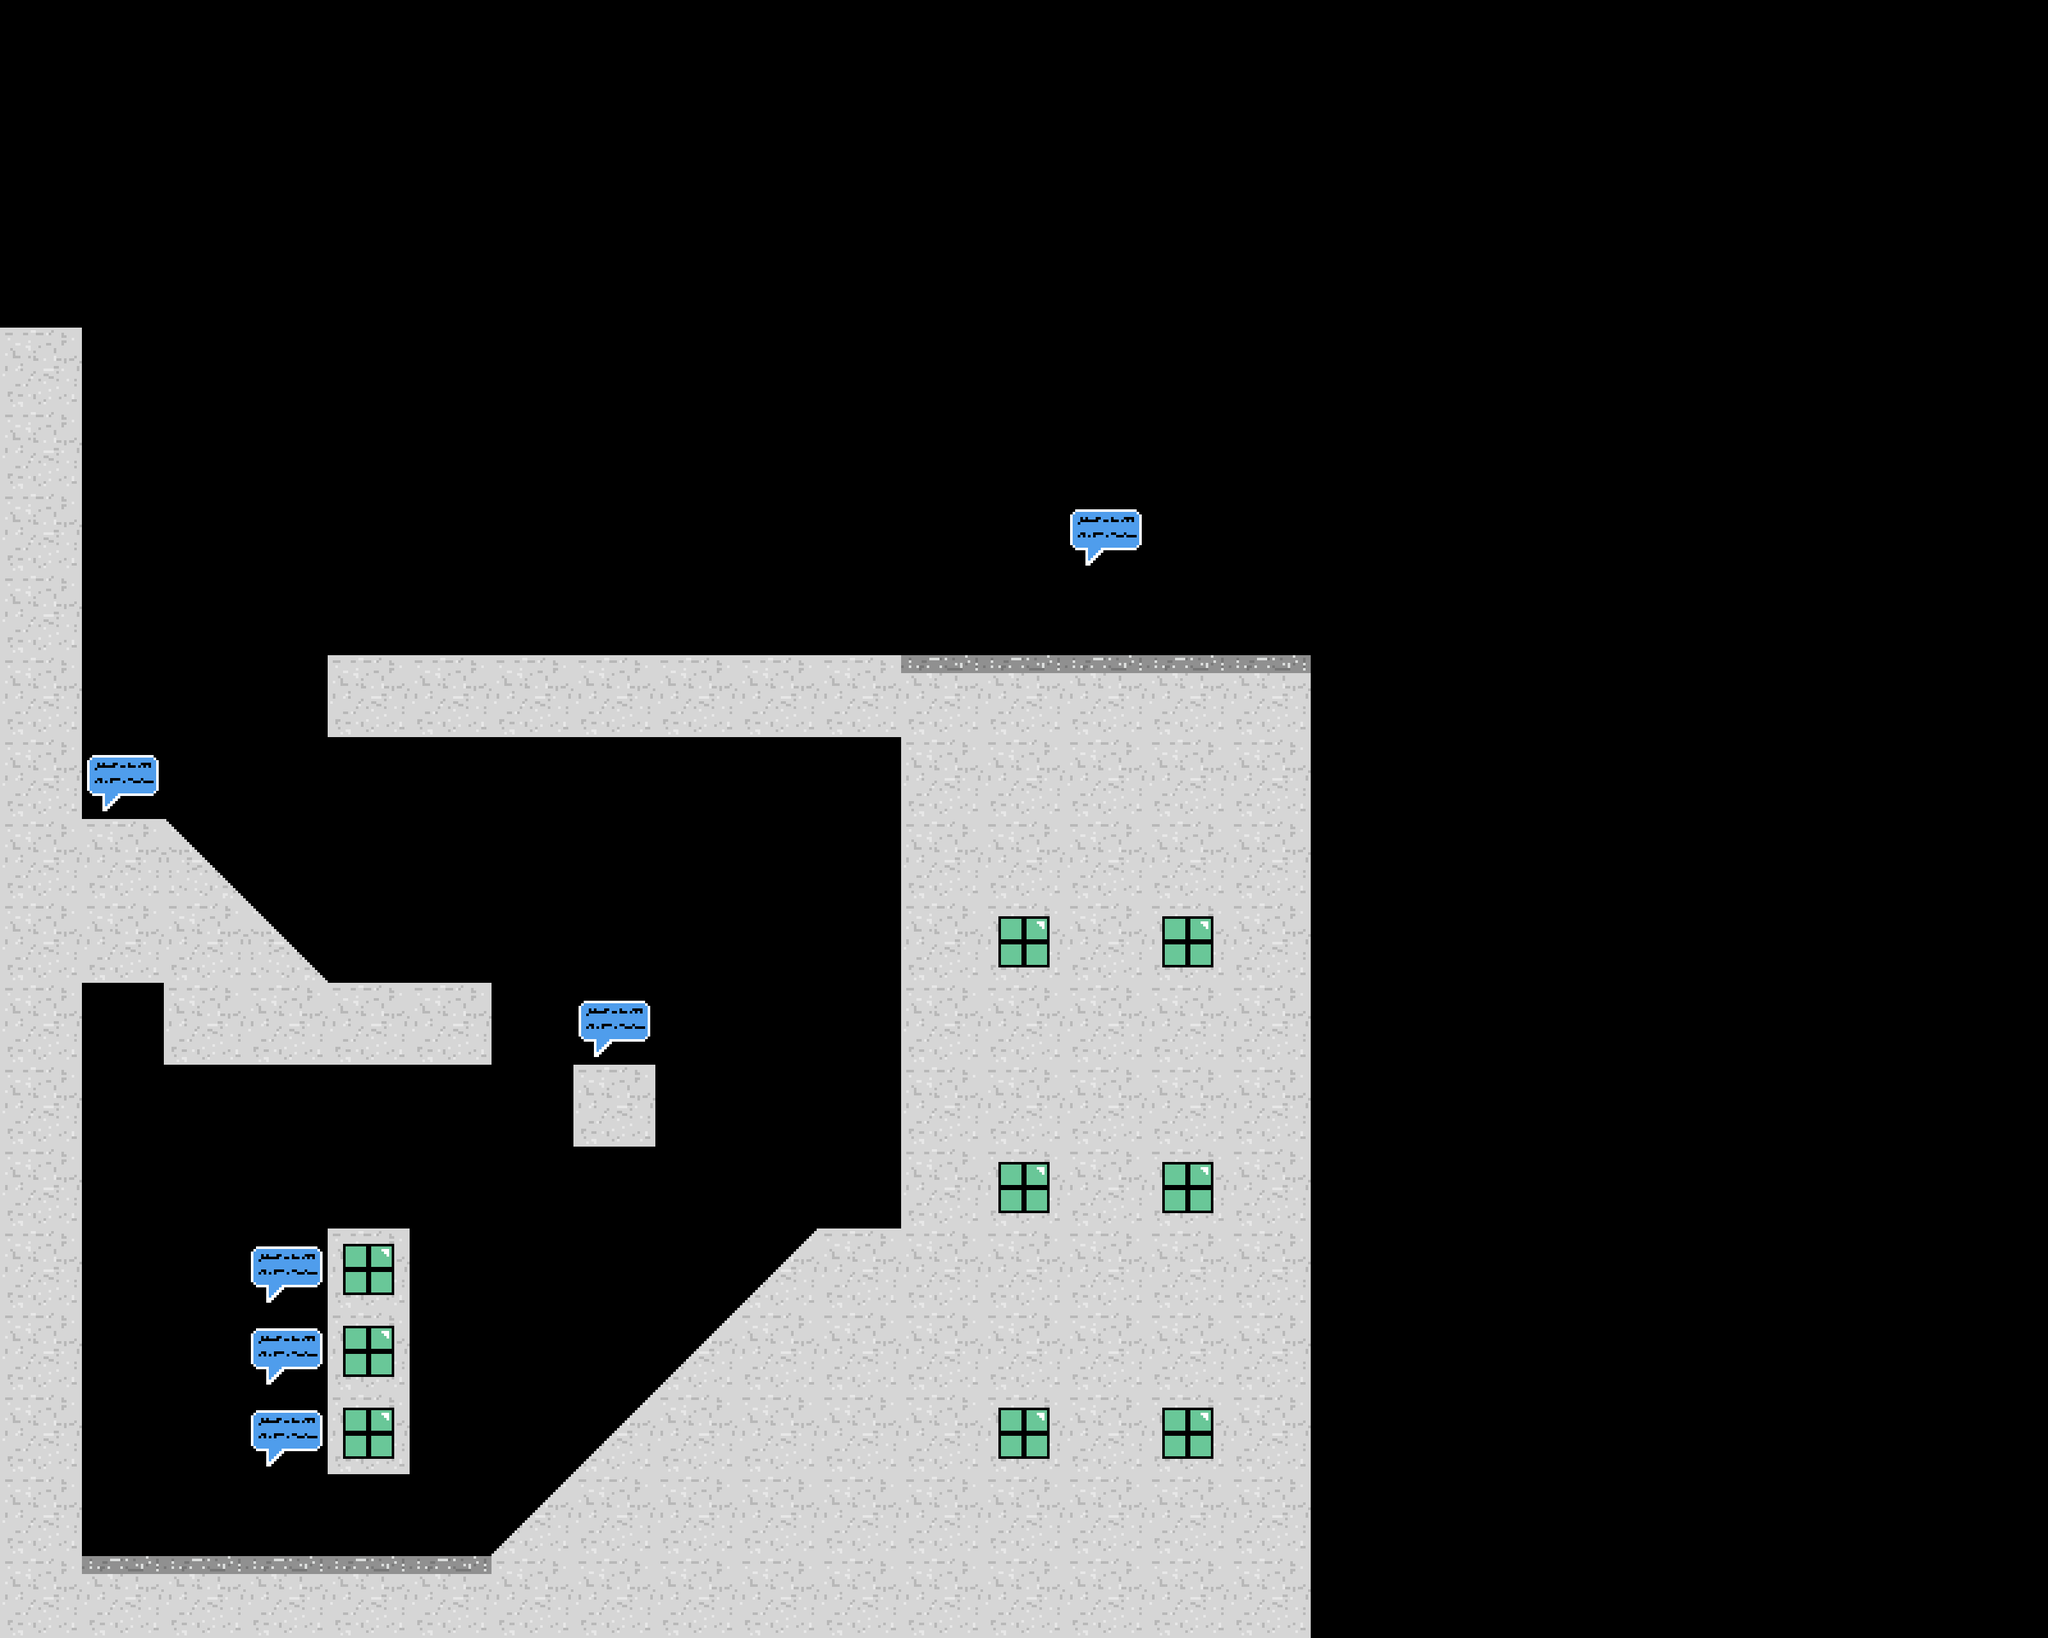

Below is a game level as drawn by its tile map, then a one-line description and the .tmx that defines it (tile-layer data replaced by summaries):
An orthogonal 25x20 tile map with 128x128 px tiles, 3 tile layers (Tweets, Damage, Platforms), 2 tilesets and 1 object.

<map version="1.2" tiledversion="1.3.2" orientation="orthogonal" renderorder="right-down" compressionlevel="0" width="25" height="20" tilewidth="128" tileheight="128" infinite="0" nextlayerid="4" nextobjectid="1">
 <editorsettings>
  <export target="level_one.tmx" format="tmx" />
 </editorsettings>
 <tileset firstgid="1" name="city_tiles" tilewidth="128" tileheight="128" tilecount="5" columns="0">
  <grid orientation="orthogonal" width="1" height="1" />
  <tile id="5">
   <image width="128" height="128" source="../images/tiles/concrete-window.png" />
   <objectgroup draworder="index" id="3">
    <object id="2" x="0" y="0" width="127.5" height="127.5" />
   </objectgroup>
  </tile>
  <tile id="6">
   <image width="128" height="128" source="../images/tiles/concrete-middle.png" />
  </tile>
  <tile id="7">
   <image width="128" height="128" source="../images/tiles/concrete-slant-left.png" />
  </tile>
  <tile id="8">
   <image width="128" height="128" source="../images/tiles/concrete-slant-right.png" />
  </tile>
  <tile id="9">
   <image width="128" height="128" source="../images/tiles/concrete-top.png" />
  </tile>
 </tileset>
 <tileset firstgid="11" name="items" tilewidth="128" tileheight="128" tilecount="1" columns="0">
  <grid orientation="orthogonal" width="1" height="1" />
  <tile id="0">
   <image width="128" height="128" source="../images/items/tweet.png" />
  </tile>
 </tileset>
 <layer id="2" name="Tweets" width="25" height="20">
  <data>[500 cells, 6 non-empty, 1 distinct tile ids]</data>
 </layer>
 <layer id="3" name="Damage" width="25" height="20">
  <data>[500 cells, 3 non-empty, 1 distinct tile ids]</data>
 </layer>
 <layer id="1" name="Platforms" width="25" height="20">
  <data>[500 cells, 117 non-empty, 5 distinct tile ids]</data>
 </layer>
</map>
